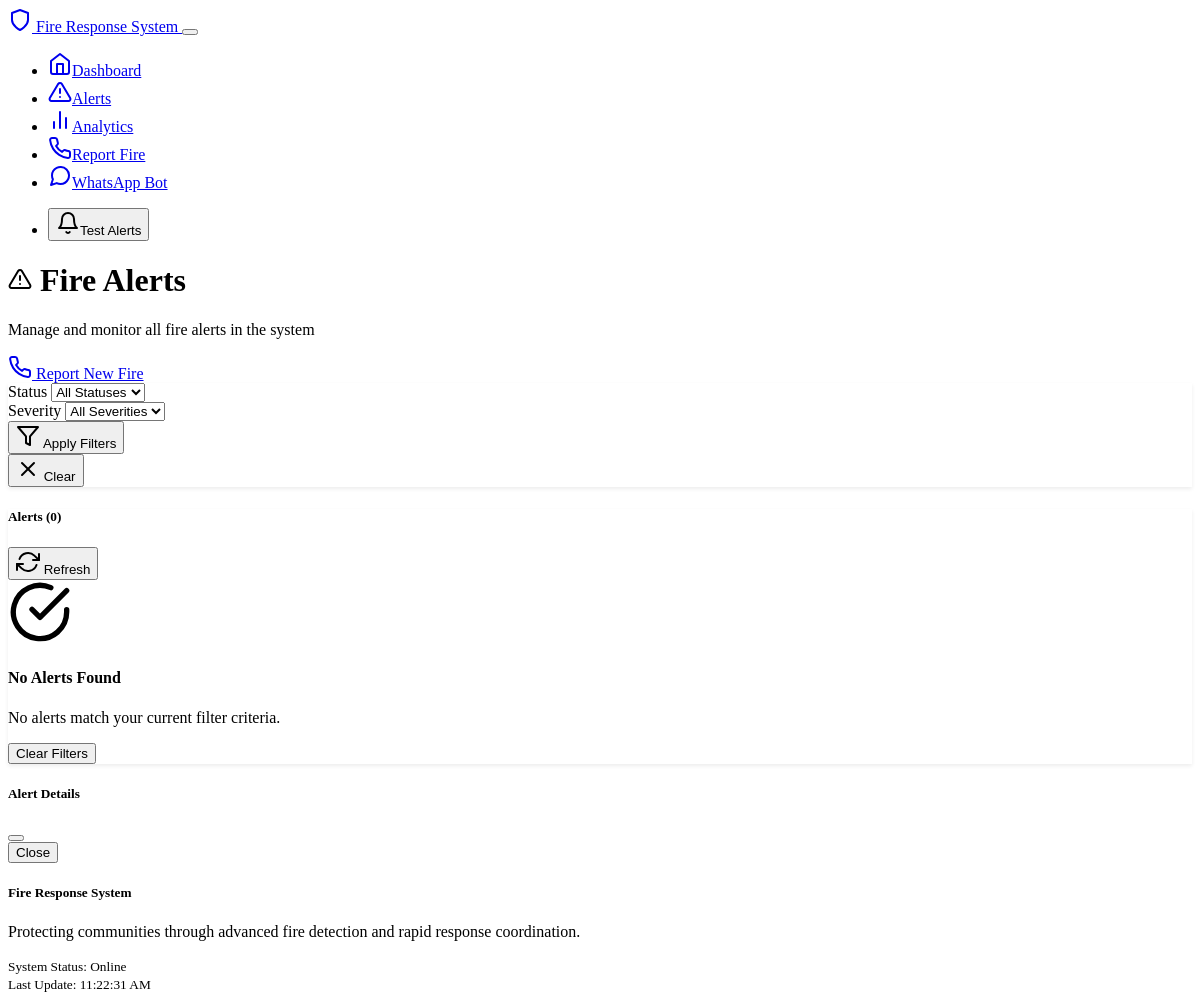
Before: /alerts with the older database file.
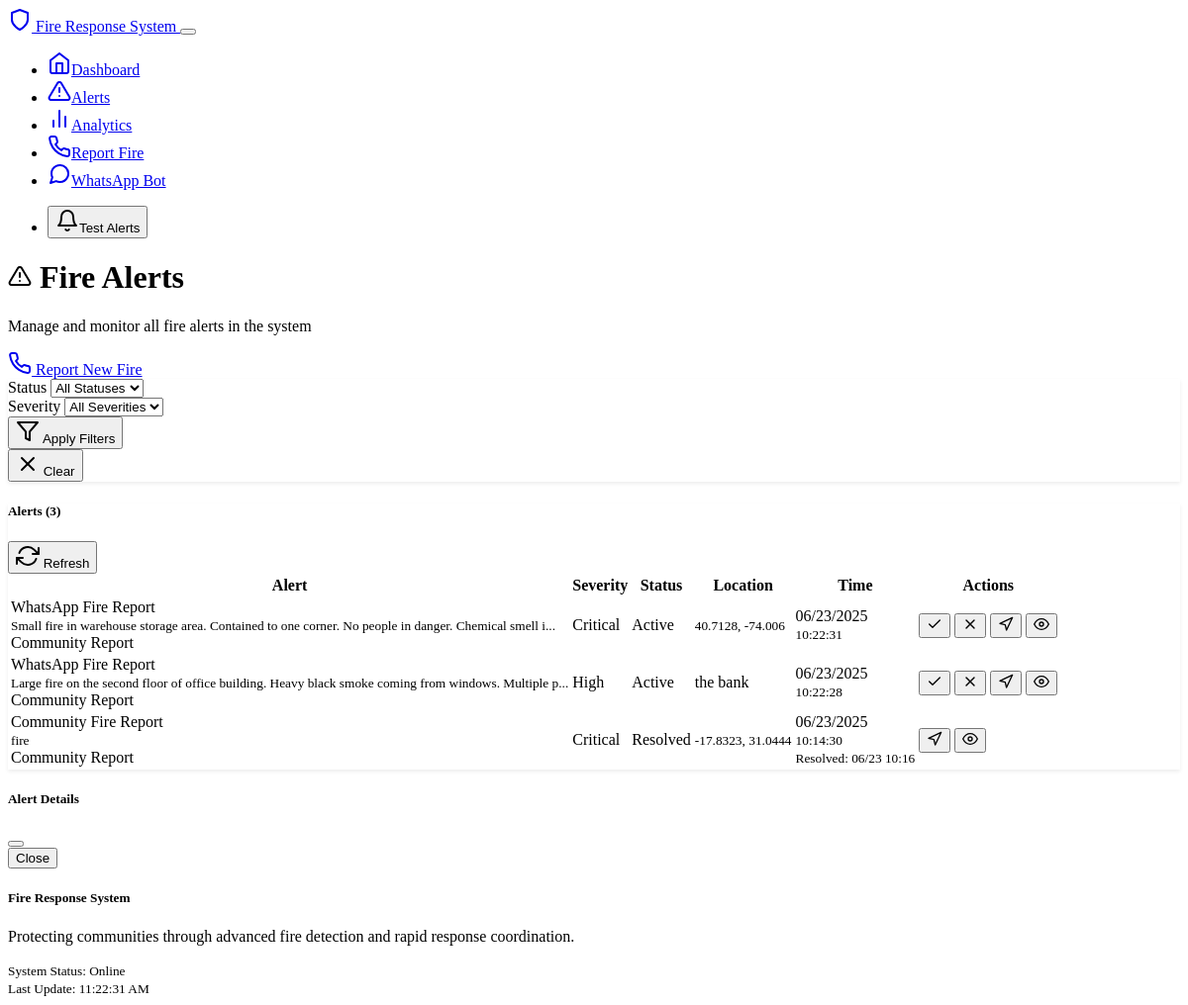
After: the same page with the newer database file.
### models.py (models this page shows)
class Alert(db.Model):
    id = db.Column(db.Integer, primary_key=True)
    title = db.Column(db.String(200), nullable=False)
    description = db.Column(db.Text)
    alert_type = db.Column(Enum(AlertType), nullable=False)
    status = db.Column(Enum(AlertStatus), default=AlertStatus.ACTIVE)
    severity = db.Column(db.String(20), default='medium')  # low, medium, high, critical
    latitude = db.Column(db.Float, nullable=False)
    longitude = db.Column(db.Float, nullable=False)
    address = db.Column(db.String(300))
    sensor_id = db.Column(db.Integer, db.ForeignKey('sensor.id'), nullable=True)
    sensor_reading = db.Column(db.Float)
    created_at = db.Column(db.DateTime, default=datetime.utcnow)
    resolved_at = db.Column(db.DateTime)
    sms_sent = db.Column(db.Boolean, default=False)
    email_sent = db.Column(db.Boolean, default=False)
    reporter_name = db.Column(db.String(100))
    reporter_phone = db.Column(db.String(20))
    reporter_email = db.Column(db.String(100))

### routes.py (the view)
@app.route('/alerts')
def alerts():
    status_filter = request.args.get('status', 'all')
    severity_filter = request.args.get('severity', 'all')
    query = Alert.query
    if status_filter != 'all':
        query = query.filter_by(status=AlertStatus(status_filter))
    if severity_filter != 'all':
        query = query.filter_by(severity=severity_filter)
    alerts = query.order_by(Alert.created_at.desc()).all()
    return render_template('alerts.html', alerts=alerts)

### templates/alerts.html (shortened to what this page needs)
{% extends "base.html" %}
{% block content %}
<div class="row mb-4">
    <div class="col-md-8">
        <h1>
            <i data-feather="alert-triangle" class="me-2"></i>
            Fire Alerts
        </h1>
        <p class="lead">Manage and monitor all fire alerts in the system</p>
    </div>
    <div class="col-md-4 text-md-end">
        <a href="{{ url_for('report_fire') }}" class="btn btn-danger">
            <i data-feather="phone" class="me-2"></i>
            Report New Fire
        </a>
    </div>
</div>
<div class="row mb-4">
    <div class="col-12">
        <div class="card">
            <div class="card-body">
                <form method="GET" class="row g-3 align-items-end">
                    <div class="col-md-3">
                        <label for="status" class="form-label">Status</label>
                        <select class="form-select" id="status" name="status">
                            <option value="all" {{ 'selected' if request.args.get('status') == 'all' else '' }}>All Statuses</option>
                        </select>
                    </div>
                    <div class="col-md-3">
                        <label for="severity" class="form-label">Severity</label>
                        <select class="form-select" id="severity" name="severity">
                            <option value="all" {{ 'selected' if request.args.get('severity') == 'all' else '' }}>All Severities</option>
                        </select>
                    </div>
                    <div class="col-md-3">
                        <button type="submit" class="btn btn-primary">
                            <i data-feather="filter" class="me-2"></i>
                            Apply Filters
                        </button>
                    </div>
                    <div class="col-md-3">
                        <button type="button" class="btn btn-outline-secondary" onclick="clearFilters()">
                            <i data-feather="x" class="me-2"></i>
                            Clear
                        </button>
                    </div>
                </form>
            </div>
        </div>
    </div>
</div>
<div class="row">
    <div class="col-12">
        <div class="card">
            <div class="card-header d-flex justify-content-between align-items-center">
                <h5 class="mb-0">Alerts ({{ alerts|length }})</h5>
                <button class="btn btn-outline-primary btn-sm" onclick="refreshAlerts()">
                    <i data-feather="refresh-cw" class="me-1"></i>
                    Refresh
                </button>
            </div>
            <div class="card-body p-0">
                {% if alerts %}
                    <div class="table-responsive">
                        <table class="table table-hover mb-0">
                            <thead class="table-dark">
                                <tr>
                                    <th>Alert</th>
                                    <th>Severity</th>
                                    <th>Status</th>
                                    <th>Location</th>
                                    <th>Time</th>
                                    <th>Actions</th>
                                </tr>
                            </thead>
                            <tbody>
                                {% for alert in alerts %}
                                <tr class="alert-row" data-alert-id="{{ alert.id }}">
                                    <td>
                                        <div class="fw-bold">{{ alert.title }}</div>
                                        {% if alert.description %}
                                            <small class="text-muted">{{ alert.description[:100] }}{% if alert.description|length > 100 %}...{% endif %}</small>
                                        {% endif %}
                                        <br>
                                        <span class="badge bg-secondary">{{ alert.alert_type.value.replace('_', ' ').title() }}</span>
                                    </td>
                                    <td>
                                        <span class="badge bg-{{ 'danger' if alert.severity == 'critical' else 'warning' if alert.severity == 'high' else 'info' if alert.severity == 'medium' else 'success' }}">
                                            {{ alert.severity.title() }}
                                        </span>
                                    </td>
                                    <td>
                                        <span class="badge bg-{{ 'danger' if alert.status.value == 'active' else 'success' if alert.status.value == 'resolved' else 'secondary' }}">
                                            {{ alert.status.value.replace('_', ' ').title() }}
                                        </span>
                                    </td>
                                    <td>
                                        {% if alert.address %}
                                            <div class="text-truncate" style="max-width: 200px;" title="{{ alert.address }}">
                                                {{ alert.address }}
                                            </div>
                                        {% endif %}
                                        {% if alert.latitude and alert.longitude %}
                                            <small class="text-muted">
                                                {{ alert.latitude|round(4) }}, {{ alert.longitude|round(4) }}
                                            </small>
                                        {% endif %}
                                    </td>
                                    <td>
                                        <div>{{ alert.created_at.strftime('%m/%d/%Y') }}</div>
                                        <small class="text-muted">{{ alert.created_at.strftime('%H:%M:%S') }}</small>
                                        {% if alert.resolved_at %}
                                            <br><small class="text-success">Resolved: {{ alert.resolved_at.strftime('%m/%d %H:%M') }}</small>
                                        {% endif %}
                                    </td>
                                    <td>
                                        <div class="btn-group" role="group">
                                            {% if alert.status.value == 'active' %}
                                                <button class="btn btn-success btn-sm" onclick="resolveAlert({{ alert.id }})" title="Resolve Alert">
                                                    <i data-feather="check" width="16" height="16"></i>
                                                </button>
                                                <button class="btn btn-secondary btn-sm" onclick="markFalseAlarm({{ alert.id }})" title="Mark as False Alarm">
                                                    <i data-feather="x" width="16" height="16"></i>
                                                </button>
                                            {% endif %}
                                            <button class="btn btn-primary btn-sm" onclick="getNavigation({{ alert.id }})" title="Get Navigation">
                                                <i data-feather="navigation" width="16" height="16"></i>
                                            </button>
                                            <button class="btn btn-info btn-sm" onclick="viewAlertDetails({{ alert.id }})" title="View Details">
                                                <i data-feather="eye" width="16" height="16"></i>
                                            </button>
                                        </div>
                                    </td>
                                </tr>
                                {% endfor %}
                            </tbody>
                        </table>
                    </div>
                {% else %}
                    <div class="text-center py-5">
                        <i data-feather="check-circle" width="64" height="64" class="text-success mb-3"></i>
                        <h4>No Alerts Found</h4>
                        <p class="text-muted">No alerts match your current filter criteria.</p>
                        <button class="btn btn-outline-primary" onclick="clearFilters()">
                            Clear Filters
                        </button>
                    </div>
                {% endif %}
            </div>
        </div>
    </div>
</div>
<div class="modal fade" id="alertDetailsModal" tabindex="-1">
    <div class="modal-dialog modal-lg">
        <div class="modal-content">
            <div class="modal-header">
                <h5 class="modal-title">Alert Details</h5>
                <button type="button" class="btn-close" data-bs-dismiss="modal"></button>
            </div>
            <div class="modal-footer">
                <button type="button" class="btn btn-secondary" data-bs-dismiss="modal">Close</button>
            </div>
        </div>
    </div>
</div>
{% endblock %}

### templates/base.html (shortened to what this page needs)
<!DOCTYPE html>
<html lang="en" data-bs-theme="dark">
<head>
    <link href="https://cdn.replit.com/agent/bootstrap-agent-dark-theme.min.css" rel="stylesheet">
    <link rel="stylesheet" href="{{ url_for('static', filename='css/custom.css') }}">
</head>
<body>
    <nav class="navbar navbar-expand-lg navbar-dark bg-dark">
        <div class="container">
            <a class="navbar-brand" href="{{ url_for('index') }}">
                <i data-feather="shield" class="me-2"></i>
                Fire Response System
            </a>
            <button class="navbar-toggler" type="button" data-bs-toggle="collapse" data-bs-target="#navbarNav">
            </button>
            <div class="collapse navbar-collapse" id="navbarNav">
                <ul class="navbar-nav me-auto">
                    <li class="nav-item">
                        <a class="nav-link" href="{{ url_for('index') }}">
                            <i data-feather="home" class="me-1"></i>Dashboard
                        </a>
                    </li>
                    <li class="nav-item">
                        <a class="nav-link" href="{{ url_for('alerts') }}">
                            <i data-feather="alert-triangle" class="me-1"></i>Alerts
                        </a>
                    </li>
                    <li class="nav-item">
                        <a class="nav-link" href="{{ url_for('dashboard') }}">
                            <i data-feather="bar-chart-2" class="me-1"></i>Analytics
                        </a>
                    </li>
                    <li class="nav-item">
                        <a class="nav-link" href="{{ url_for('report_fire') }}">
                            <i data-feather="phone" class="me-1"></i>Report Fire
                        </a>
                    </li>
                    <li class="nav-item">
                        <a class="nav-link" href="/whatsapp-bot">
                            <i data-feather="message-circle" class="me-1"></i>WhatsApp Bot
                        </a>
                    </li>
                </ul>
                <ul class="navbar-nav">
                    <li class="nav-item">
                        <button class="btn btn-outline-warning" onclick="testNotifications()">
                            <i data-feather="bell" class="me-1"></i>Test Alerts
                        </button>
                    </li>
                </ul>
            </div>
        </div>
    </nav>
    <main class="container my-4">
        {% block content %}{% endblock %}
    </main>
    <footer class="bg-dark text-light py-4 mt-5">
        <div class="container">
            <div class="row">
                <div class="col-md-6">
                    <h5>Fire Response System</h5>
                    <p class="mb-0">Protecting communities through advanced fire detection and rapid response coordination.</p>
                </div>
                <div class="col-md-6 text-md-end">
                    <small class="text-muted">
                        System Status: <span id="system-status" class="text-success">Online</span><br>
                        Last Update: <span id="last-update">--</span>
                    </small>
                </div>
            </div>
        </div>
    </footer>
</body>
</html>

### static/css/custom.css (style rules this page uses)
:root { --fire-danger: #dc3545; --fire-warning: #fd7e14; --fire-success: #198754; --fire-info: #0dcaf0; --fire-primary: #0d6efd; --shadow-sm: 0 0.125rem 0.25rem rgba(0, 0, 0, 0.075); --shadow: 0 0.5rem 1rem rgba(0, 0, 0, 0.15); --shadow-lg: 0 1rem 3rem rgba(0, 0, 0, 0.175); }
.card { box-shadow: var(--shadow-sm); transition: box-shadow 0.15s ease-in-out; }

Changed rows visible on the page:
added Alert: title "WhatsApp Fire Report", description "Small fire in warehouse storage area. Contained to one corner. No people in danger. Chemical smell i", alert_type.value.replace "Community Report", severity "Critical", status.value.replace "Active", latitude "40.7128", longitude "-74.006", created_at "06/23/2025", created_at "10:22:31"
added Alert: title "WhatsApp Fire Report", description "Large fire on the second floor of office building. Heavy black smoke coming from windows. Multiple p", alert_type.value.replace "Community Report", severity "High", status.value.replace "Active", address "the bank", created_at "06/23/2025", created_at "10:22:28"
added Alert: title "Community Fire Report", description "fire", alert_type.value.replace "Community Report", severity "Critical", status.value.replace "Resolved", latitude "-17.8323", longitude "31.0444", created_at "06/23/2025", created_at "10:14:30", resolved_at "06/23 10:16"
Other visible differences:
{{ alerts|length }}: "0" → "3"
text no longer shown: "No Alerts Found No alerts match your current filter criteria. Clear Filters"
text now shown: "Alert Severity Status Location Time Actions"
